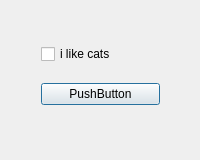
<?xml version="1.0" encoding="UTF-8"?>
<ui version="4.0">
 <class>Dialog</class>
 <widget class="QDialog" name="Dialog">
  <property name="geometry">
   <rect>
    <x>0</x>
    <y>0</y>
    <width>200</width>
    <height>160</height>
   </rect>
  </property>
  <property name="windowTitle">
   <string>Dialog</string>
  </property>
  <widget class="QWidget" name="">
   <property name="geometry">
    <rect>
     <x>30</x>
     <y>20</y>
     <width>141</width>
     <height>111</height>
    </rect>
   </property>
   <layout class="QVBoxLayout" name="verticalLayout">
    <item>
     <widget class="QCheckBox" name="checkBox">
      <property name="text">
       <string>i like cats</string>
      </property>
     </widget>
    </item>
    <item>
     <widget class="QPushButton" name="pushButton">
      <property name="text">
       <string>PushButton</string>
      </property>
     </widget>
    </item>
   </layout>
  </widget>
 </widget>
 <layoutdefault spacing="6" margin="11"/>
 <resources/>
 <connections/>
</ui>
